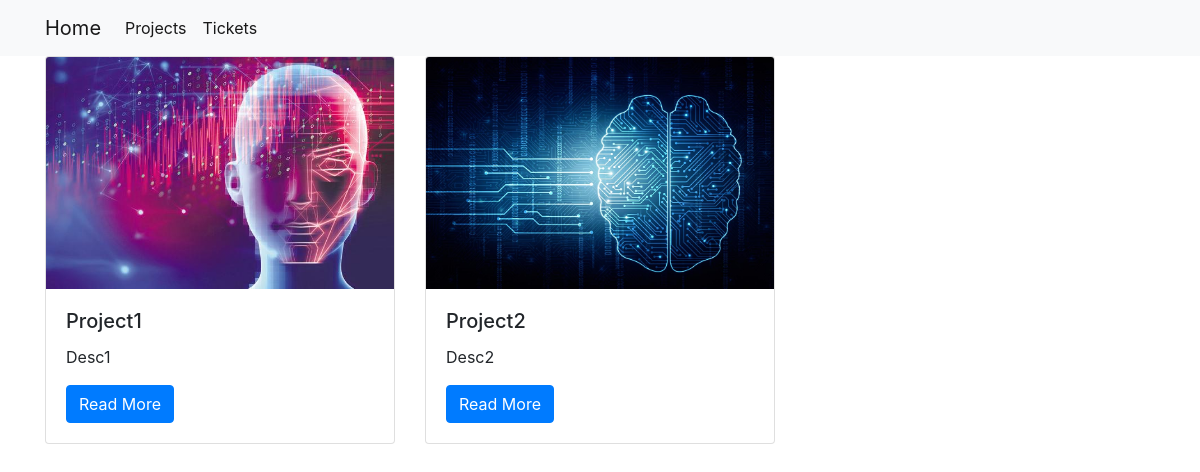
/projects/, run on the app's committed database.
### project/models.py (models this page shows, shortened)
class Project(models.Model):
    title = models.CharField(max_length=100)
    description = models.TextField()
    technology = models.CharField(max_length=20)
    image = models.ImageField(upload_to='project_images/', blank=False)

### project/views.py (the view)
# urls.py: path("", views.project_index, name="project_index"),
def project_index(request):
    projects = models.Project.objects.all()
    context = {
        'projects': projects
    }
    return render(request, 'project_index.html', context)

### project/templates/project_index.html
{% extends "base.html" %}
{% load static %}
{% block page_content %}
<div class="row">
{% for project in projects %}
    <div class="col-md-4">
        <div class="card mb-2">
            <img class="card-img-top" src="/media/{{ project.image }}">
            <div class="card-body">
                <h5 class="card-title">{{ project.title }}</h5>
                <p class="card-text">{{ project.description }}</p>
                <a href="{% url 'project_detail' project.pk %}"
                   class="btn btn-primary">
                    Read More
                </a>
            </div>
        </div>
    </div>
    {% endfor %}
</div>
{% endblock %}

### customer_service/templates/base.html (shortened to what this page needs)
<link rel="stylesheet" href="https://stackpath.bootstrapcdn.com/bootstrap/4.1.3/css/bootstrap.min.css">
<nav class="navbar navbar-expand-lg navbar-light bg-light">
    <div class="container">
        <a class="navbar-brand" href="{% url 'project_index' %}">Home</a>
        <div class="collapse navbar-collapse" id="navbarSupportedContent">
          <ul class="navbar-nav mr-auto">
            <li class="nav-item active">
              <a class="nav-link" href="{% url 'project_index' %}">Projects</a>
            </li>
            <li class="nav-item active">
              <a class="nav-link" href="{% url 'ticket_index' %}">Tickets</a>
            </li>
          </ul>
        </div>
    </div>
</nav>
<div class="container">
    {% block page_content %}{% endblock %}
</div>

### data on the page
Project: image (picture), title "Project1", description "Desc1"
Project: image (picture), title "Project2", description "Desc2"
